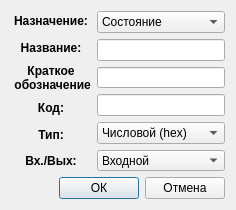
<?xml version="1.0" encoding="UTF-8"?>
<ui version="4.0">
 <class>AddSignalDialog</class>
 <widget class="QDialog" name="AddSignalDialog">
  <property name="geometry">
   <rect>
    <x>0</x>
    <y>0</y>
    <width>236</width>
    <height>210</height>
   </rect>
  </property>
  <property name="minimumSize">
   <size>
    <width>210</width>
    <height>210</height>
   </size>
  </property>
  <property name="windowTitle">
   <string>Dialog</string>
  </property>
  <layout class="QGridLayout" name="gridLayout" rowstretch="1,0">
   <item row="0" column="0">
    <layout class="QHBoxLayout" name="horizontalLayout_2">
     <item>
      <layout class="QVBoxLayout" name="verticalLayout_2">
       <item>
        <widget class="QLabel" name="label">
         <property name="font">
          <font>
           <weight>75</weight>
           <bold>true</bold>
          </font>
         </property>
         <property name="text">
          <string>Назначение:</string>
         </property>
         <property name="alignment">
          <set>Qt::AlignCenter</set>
         </property>
        </widget>
       </item>
       <item>
        <widget class="QLabel" name="label_2">
         <property name="font">
          <font>
           <weight>75</weight>
           <bold>true</bold>
          </font>
         </property>
         <property name="text">
          <string>Название:</string>
         </property>
         <property name="alignment">
          <set>Qt::AlignCenter</set>
         </property>
        </widget>
       </item>
       <item>
        <widget class="QLabel" name="label_4">
         <property name="font">
          <font>
           <weight>75</weight>
           <bold>true</bold>
          </font>
         </property>
         <property name="text">
          <string>Краткое 
 обозначение</string>
         </property>
         <property name="alignment">
          <set>Qt::AlignCenter</set>
         </property>
        </widget>
       </item>
       <item>
        <widget class="QLabel" name="label_3">
         <property name="font">
          <font>
           <weight>75</weight>
           <bold>true</bold>
          </font>
         </property>
         <property name="text">
          <string>Код:</string>
         </property>
         <property name="alignment">
          <set>Qt::AlignCenter</set>
         </property>
        </widget>
       </item>
       <item>
        <widget class="QLabel" name="label_5">
         <property name="font">
          <font>
           <weight>75</weight>
           <bold>true</bold>
          </font>
         </property>
         <property name="text">
          <string>Тип:</string>
         </property>
         <property name="alignment">
          <set>Qt::AlignCenter</set>
         </property>
        </widget>
       </item>
       <item>
        <widget class="QLabel" name="label_6">
         <property name="font">
          <font>
           <weight>75</weight>
           <bold>true</bold>
          </font>
         </property>
         <property name="text">
          <string>Вх./Вых:</string>
         </property>
         <property name="alignment">
          <set>Qt::AlignCenter</set>
         </property>
        </widget>
       </item>
      </layout>
     </item>
     <item>
      <layout class="QVBoxLayout" name="verticalLayout">
       <item>
        <widget class="QComboBox" name="cbDestination">
         <item>
          <property name="text">
           <string>Состояние</string>
          </property>
         </item>
         <item>
          <property name="text">
           <string>Расшифровка</string>
          </property>
         </item>
         <item>
          <property name="text">
           <string>Простая ком.</string>
          </property>
         </item>
         <item>
          <property name="text">
           <string>Сложная ком.</string>
          </property>
         </item>
         <item>
          <property name="text">
           <string>Показание датчика</string>
          </property>
         </item>
        </widget>
       </item>
       <item>
        <widget class="QLineEdit" name="leName"/>
       </item>
       <item>
        <widget class="QLineEdit" name="leDesignation"/>
       </item>
       <item>
        <widget class="QLineEdit" name="leCode"/>
       </item>
       <item>
        <widget class="QComboBox" name="cbType">
         <item>
          <property name="text">
           <string>Числовой (hex)</string>
          </property>
         </item>
         <item>
          <property name="text">
           <string>Числовой (dec)</string>
          </property>
         </item>
         <item>
          <property name="text">
           <string>Текстовый</string>
          </property>
         </item>
         <item>
          <property name="text">
           <string>Логический</string>
          </property>
         </item>
        </widget>
       </item>
       <item>
        <widget class="QComboBox" name="cbDirection">
         <item>
          <property name="text">
           <string>Входной</string>
          </property>
         </item>
         <item>
          <property name="text">
           <string>Выходной</string>
          </property>
         </item>
        </widget>
       </item>
      </layout>
     </item>
    </layout>
   </item>
   <item row="1" column="0">
    <layout class="QHBoxLayout" name="horizontalLayout">
     <item>
      <spacer name="horizontalSpacer">
       <property name="orientation">
        <enum>Qt::Horizontal</enum>
       </property>
       <property name="sizeHint" stdset="0">
        <size>
         <width>40</width>
         <height>20</height>
        </size>
       </property>
      </spacer>
     </item>
     <item>
      <widget class="QPushButton" name="pbOk">
       <property name="text">
        <string>ОК</string>
       </property>
      </widget>
     </item>
     <item>
      <widget class="QPushButton" name="pbCancel">
       <property name="text">
        <string>Отмена</string>
       </property>
      </widget>
     </item>
    </layout>
   </item>
  </layout>
 </widget>
 <resources/>
 <connections/>
</ui>
